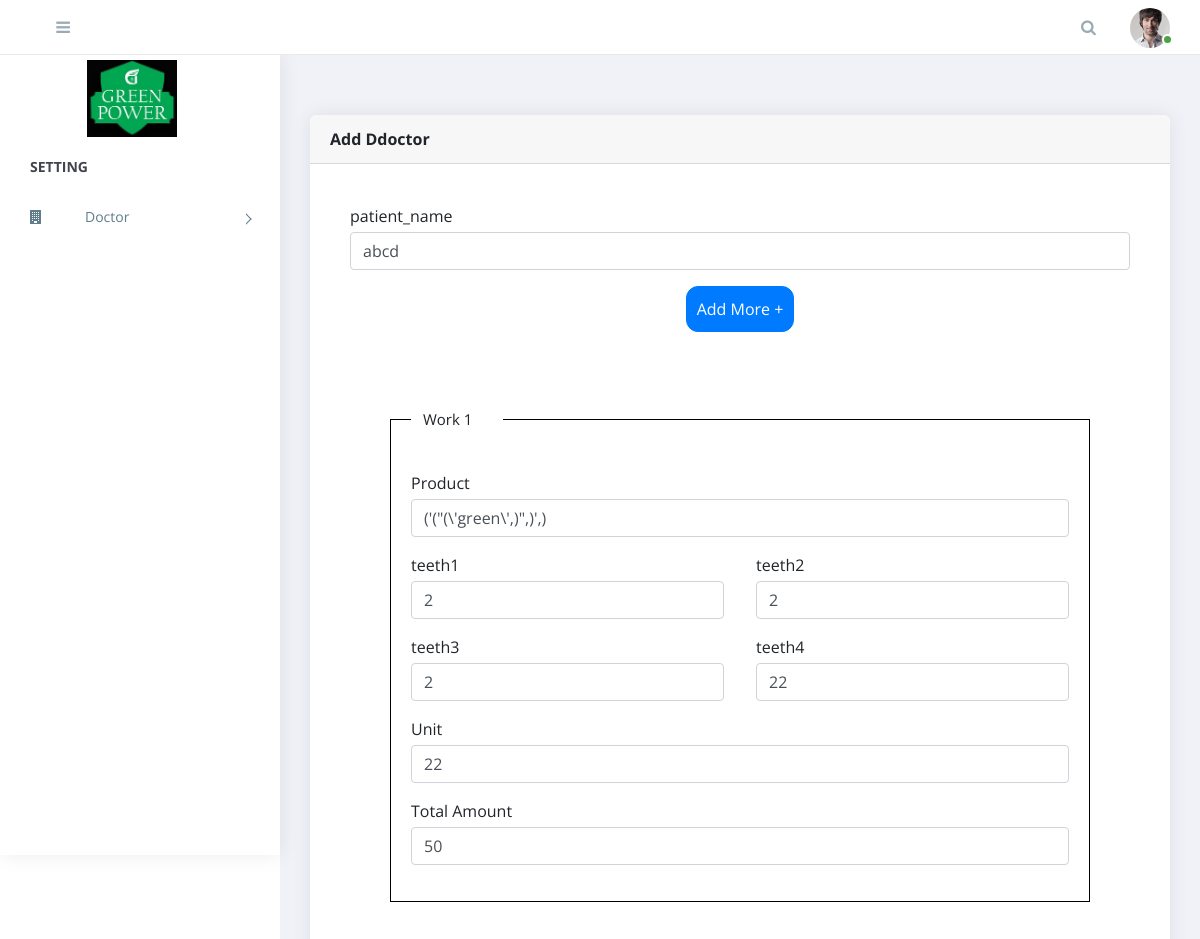
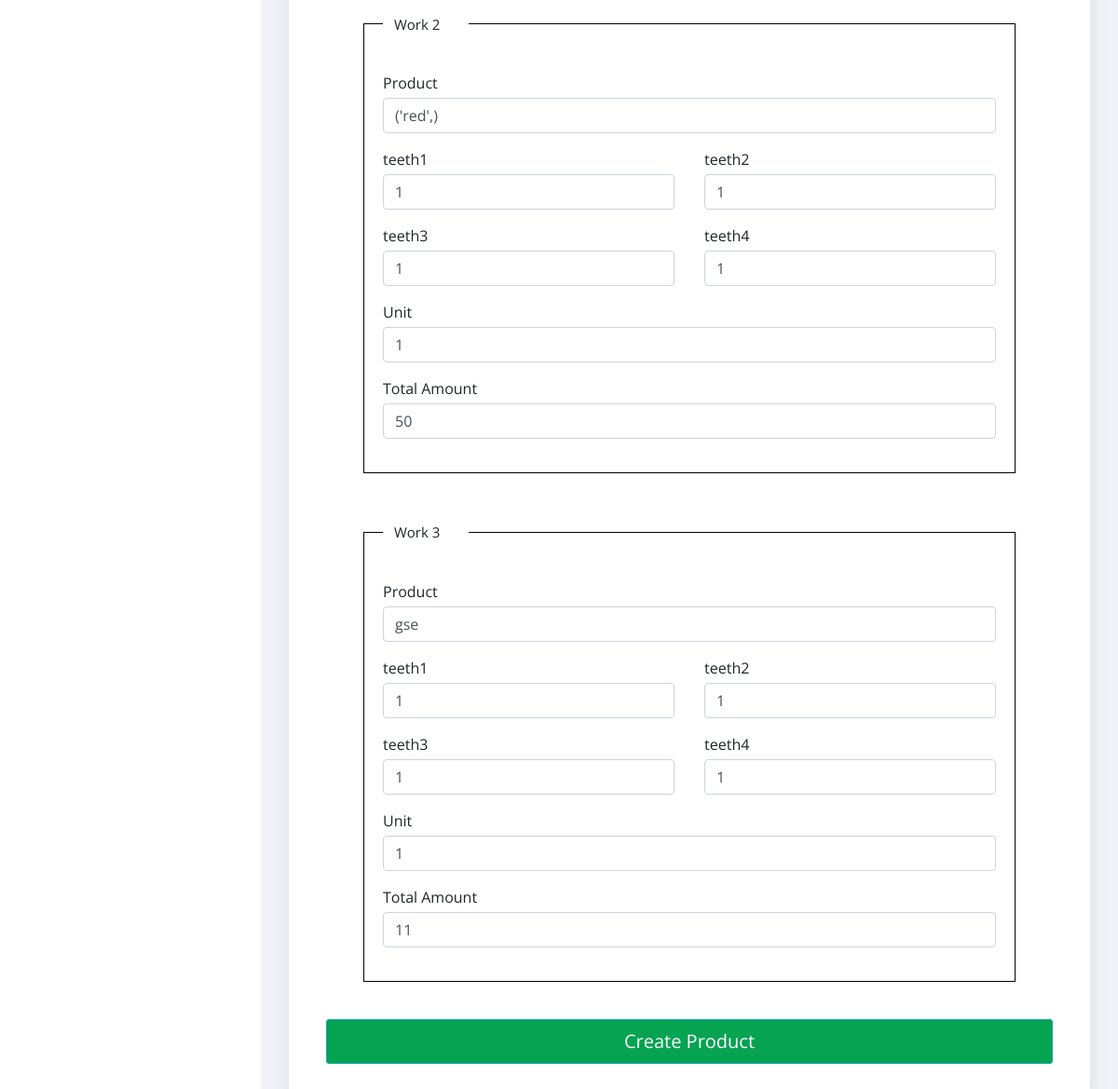
The app's page /main/update-order/9 (signed in) with its own data (2 pictures, top to bottom).
### main/models.py (models this page shows)
class order(models.Model):
    doctor = models.ForeignKey(doctor, on_delete=models.CASCADE)
    date_time = models.DateField(auto_now=True, blank = True, null = True)
    patient_name = models.CharField(max_length=225)
    total_amount = models.IntegerField()

class order_detials(models.Model):
    order = models.ForeignKey(order, on_delete=models.CASCADE)
    product = models.CharField(max_length=225)
    teeth1 = models.IntegerField(blank = True, null = True)
    teeth2 = models.IntegerField(blank = True, null = True)
    teeth3 = models.IntegerField(blank = True, null = True)
    teeth4 = models.IntegerField(blank = True, null = True)
    unit = models.IntegerField()
    total_amount = models.IntegerField()

### main/views.py (the view)
# urls.py: path('update-order/<bill_id>', update_bill, name='update_bill'),
@login_required(login_url='login')
def update_bill(request, bill_id):
    bill_instance = order.objects.get(id=bill_id)
    doctor_instance = doctor.objects.get(id=bill_instance.doctor.id)
    if request.method == 'POST':
        form = bill_Form(request.POST, instance=bill_instance)
        if form.is_valid():
            print('saveeeeeeeeeeeeeeeeee')
            product = request.POST.getlist('product[]')
            teeth1 = request.POST.getlist('teeth1[]')
            teeth2 = request.POST.getlist('teeth2[]')
            teeth3 = request.POST.getlist('teeth3[]')
            teeth4 = request.POST.getlist('teeth4[]')
            unit = request.POST.getlist('unit[]')
            work_id = request.POST.getlist('work_id[]')
            total_amount = request.POST.getlist('total_amount[]')
            for i in product:
                print(i)
            total_amount_bill = sum(map(int, total_amount))
            instance = form.save(commit=False)
            instance.doctor = doctor_instance
            instance.total_amount = total_amount_bill
            instance.save()
            for a,b,c,d,e,f,g,h in zip(product, teeth1, teeth2, teeth3, teeth4, unit, total_amount, work_id):
                print(a)
                if h:
                    order_detial_instance = order_detials.objects.get(id = h)
                    order_detial_instance.product = str(a)
                    order_detial_instance.teeth1 = b
                    order_detial_instance.teeth2 = c
                    order_detial_instance.teeth3 = d
                    order_detial_instance.teeth4 = e
                    order_detial_instance.unit = f
                    order_detial_instance.total_amount = g
                    order_detial_instance.save()
                else:
                    print('creating object')
                    order_detials.objects.create(order = instance, product = a, teeth1 = b, teeth2 = c, teeth3 = d, teeth4 = e, unit = f, total_amount = g)
            return JsonResponse({'status' : 'done'}, safe=False)
        else:
            print(form.errors)
            print('----------------------saveeeeeeeeeeeeeeeeee')
            return render(request, 'main/add_doctor.html', {'form' : form})
    else:
        bill_instance = order.objects.get(id=bill_id)
        form = bill_Form(instance=bill_instance)
        order_detials_data = order_detials.objects.filter(order = bill_instance)
        print(order_detials_data.count())
        context = {
            'form' : form,
            'doctor_id' : bill_instance.doctor.id,
            'order_detials_data' : order_detials_data,
            'bill_count' : order_detials_data.count(),
            'bill_instance' : bill_instance.id
        }
        return render(request, 'main/update_bill.html', context)

### main/forms.py
class bill_Form(forms.ModelForm):
    class Meta:
        model = order
        fields = '__all__'
        exclude = ['date_time', 'doctor', 'total_amount']
        widgets = {
            'doctor': forms.Select(attrs={
                'class': 'form-control', 'id': 'doctor'
            }),
            'patient_name': forms.TextInput(attrs={
                'class': 'form-control', 'id': 'patient_name'
            }),
        }

### templates/main/update_bill.html (shortened to what this page needs)
{% extends 'base/base.html' %}
{% block content %}
<div class="row">
    <div class="col-lg-12">
        <div class="card">
            <div class="card-header">
                <strong class="card-title">Add Ddoctor</strong>
            </div>
            <div class="card-body">
                <div id="pay-invoice">
                    <div class="card-body">
                        <form action="#" enctype="multipart/form-data" method="post" id="inward_form">
                            <div class="form-group">
                                <label for="name" class="control-label mb-1">patient_name</label>
                                {{ form.patient_name }}
                            </div>
                            <div style="display: flex;justify-content: center;">
                                <button onclick="dynamic_textbox()" id="payment-button" style="background-color: #007bff; border-color: #007bff; padding: 10px;border-radius: 12px;color: white;" type="button" class="btn ">
                                     <span id="payment-button-amount">Add More  +</span>
                                 </button>
                            </div><br>
                            <div id="dyanamic">
                            {% for i in order_detials_data %}
                                <fieldset>
                                    <legend style="font-size: 15px;width: 14%;max-width: 100%;padding: 12px;"> Work {{ forloop.counter }}</legend>
                                    <div class="form-group">
                                        <label for="name" class="control-label mb-1">Product</label>
                                        <input type="text" name="product" class="form-control" id="product" maxlength="225" value="{{ i.product }}" required="">
                                    </div>
                                    <div style="display:grid;grid-template-columns: auto auto;gap: 0em 2em;">
                                        <div class="form-group">
                                            <label for="name" class="control-label mb-1">teeth1</label>
                                            <input type="number" name="teeth1" class="form-control" value="{{ i.teeth1 }}" id="total_amount" required="">
                                        </div>
                                        <div class="form-group">
                                            <label for="name" class="control-label mb-1">teeth2</label>
                                            <input type="number" name="teeth2" class="form-control" value="{{ i.teeth2 }}" id="total_amount" required="">
                                        </div>
                                        <div class="form-group">
                                        <label for="name" class="control-label mb-1">teeth3</label>
                                            <input type="number" name="teeth3" class="form-control" value="{{ i.teeth3 }}" id="total_amount" required="">
                                        </div>
                                        <div class="form-group">
                                            <label for="name" class="control-label mb-1">teeth4</label>
                                            <input type="number" name="teeth4" class="form-control" value="{{ i.teeth4 }}" id="total_amount" required="">
                                        </div>
                                    </div>
                                    <div class="form-group">
                                        <label for="name" class="control-label mb-1">Unit</label>
                                        <input type="number" name="unit" class="form-control" value="{{ i.unit }}" id="total_amount" required="">
                                    </div>
                                    <div class="form-group">
                                        <label for="name" class="control-label mb-1">Total Amount</label>
                                        <input type="number" name="total_amount" class="form-control" value="{{ i.total_amount }}" id="total_amount" required="">
                                    </div>
                                </fieldset>
                                {% endfor %}
                            </div>
                            <div>
                                <button id="payment-button" type="submit" class="btn btn-lg btn-info btn-block">
                                    <span id="payment-button-amount">Create Product</span>
                                </button>
                            </div>
                        </form>
                    </div>
                </div>
            </div>
        </div>
    </div>
</div>
{% endblock content %}

### static/assets/css/style.css (style rules this page uses)
body { display: table; font-family: "Open Sans", sans-serif; font-size: 16px; width: 100%; }
a, button { text-decoration: none; outline: none !important; color: #878787; -webkit-transition: all 0.25s ease; transition: all 0.25s ease; }
.btn, button, input, textarea { -webkit-box-shadow: none; box-shadow: none; outline: 0 !important; }
.btn { border-radius: 3px; }
.card { margin-bottom: 1.875em; border-radius: 5px; padding: 0; border: 0px solid transparent; -webkit-box-shadow: 0 0 20px rgba(0, 0, 0, 0.08); box-shadow: 0 0 20px rgba(0, 0, 0, 0.08); }
.card .card-body { float: left; padding: 1.25em; position: relative; width: 100%; }
.btn, .button { display: inline-block; font-weight: 400; text-align: center; white-space: nowrap; vertical-align: middle; -webkit-transition: all .15s ease-in-out; transition: all .15s ease-in-out; border-radius: 3; cursor: pointer; }
@media (max-width: 1368px) { .card-body { padding: 15px; } }

### templates/main/update_bill.html (style rules this page uses)
fieldset { border: 1px solid #000; margin: 40px; padding: 20px; }

### templates/base/base.html (style rules this page uses)
.btn-info { background-color: #05a352 !important; }

### records on screen
order: patient_name "abcd"
order_detials: product "('(\"(\\'green\\',)\",)',)", teeth1 "2", teeth2 "2", teeth3 "2", teeth4 "22", unit "22", total_amount "50"
order_detials: product "('red',)", teeth1 "1", teeth2 "1", teeth3 "1", teeth4 "1", unit "1", total_amount "50"
order_detials: product "gse", teeth1 "1", teeth2 "1", teeth3 "1", teeth4 "1", unit "1", total_amount "11"
